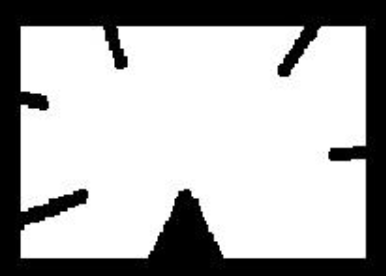
#> input picture images/Strat.png, 386 x 276 px, found by its file name
$ python '轮廓入门.py'
#> lines starting #> are read from the running program, lines starting #| are printed output that depends on the picture; after the words box and inside, x2 and y2 are one past the last pixel; in counts of white or black regions, pixels touching at a corner belong together
#coding:utf-8
#轮廓入门

import numpy as np
import cv2 as cv

img = cv.imread('D:/python_file/Opencv3_study_file/images/Strat.png')
#> img is the input picture: shape (276, 386, 3); min 0, max 255, mean 177.1

imgary = cv.cvtColor(img,cv.COLOR_BGR2GRAY)
ret,thresh = cv.threshold(imgary,127,255,0)
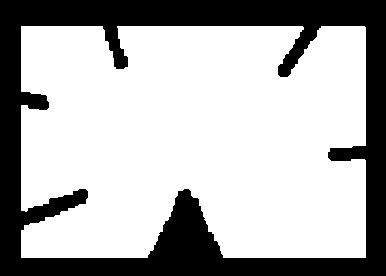
#> thresh: shape (276, 386); 69.4% white; 1 black region
#cv.CHAIN_APPROX_NONE  找到所有边脚 |cv.CHAIN_APPROX_SIMPLE 节省内存找到框框的边脚
contours,hierarchy = cv.findContours(thresh,cv.RETR_TREE,cv.CHAIN_APPROX_SIMPLE)
#> contours = 1 contour; box (x1, y1, x2, y2) and area: (21, 26, 366, 258) 73051

cnt = contours[0]
#> cnt = contour of 246 points, box (x1, y1, x2, y2) (21, 26, 366, 258), area 73051
M = cv.moments(cnt)
#> M = moments, m00 73051, centre m10/m00, m01/m00 = (194.7, 138.8)

epsilon = 0.1*cv.arcLength(cnt,True)
#> epsilon = 177.7
approx = cv.approxPolyDP(cnt,epsilon,True)
#> approx = [[21, 26], [21, 257], [365, 257], [364, 26]]

print(approx)
#| [[[ 21  26]]
#|  [[ 21 257]]
#|  [[365 257]]
#|  [[364  26]]]
cv.drawContours(img,approx, -1, (0,255,255), 3)
#> img: shape (276, 386, 3); 0.05% of pixels changed, all inside (x1, y1, x2, y2) = (19, 24, 368, 260)

cv.imshow('img',img)
cv.waitKey(0)
cv.destroyAllWindows()

$ run again, with images/I.png copied over images/Strat.png
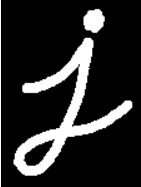
#> input picture images/I.png, 141 x 187 px, found by its file name
#> img is the input picture: shape (187, 141, 3); min 0, max 255, mean 40.8
#> `ret,thresh = cv.threshold(imgary,127,255,0)`:
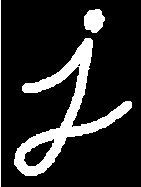
#> thresh: shape (187, 141); 15.9% white; 3 white regions
#> contours = 5 contours, 2 with area under 20; largest, box (x1, y1, x2, y2) and area: (14, 38, 132, 176) 3752, (23, 138, 55, 167) 436, (84, 9, 105, 33) 348
#> cnt = contour of 246 points, box (x1, y1, x2, y2) (14, 38, 132, 176), area 3752
#> M = moments, m00 3752, centre m10/m00, m01/m00 = (61.66, 117)
#> epsilon = 63.76
#> approx = [[90, 38], [25, 175], [131, 107]]
#| [[[ 90  38]]
#|  [[ 25 175]]
#|  [[131 107]]]
#> img: shape (187, 141, 3); 0.15% of pixels changed, all inside (x1, y1, x2, y2) = (23, 36, 134, 178)
